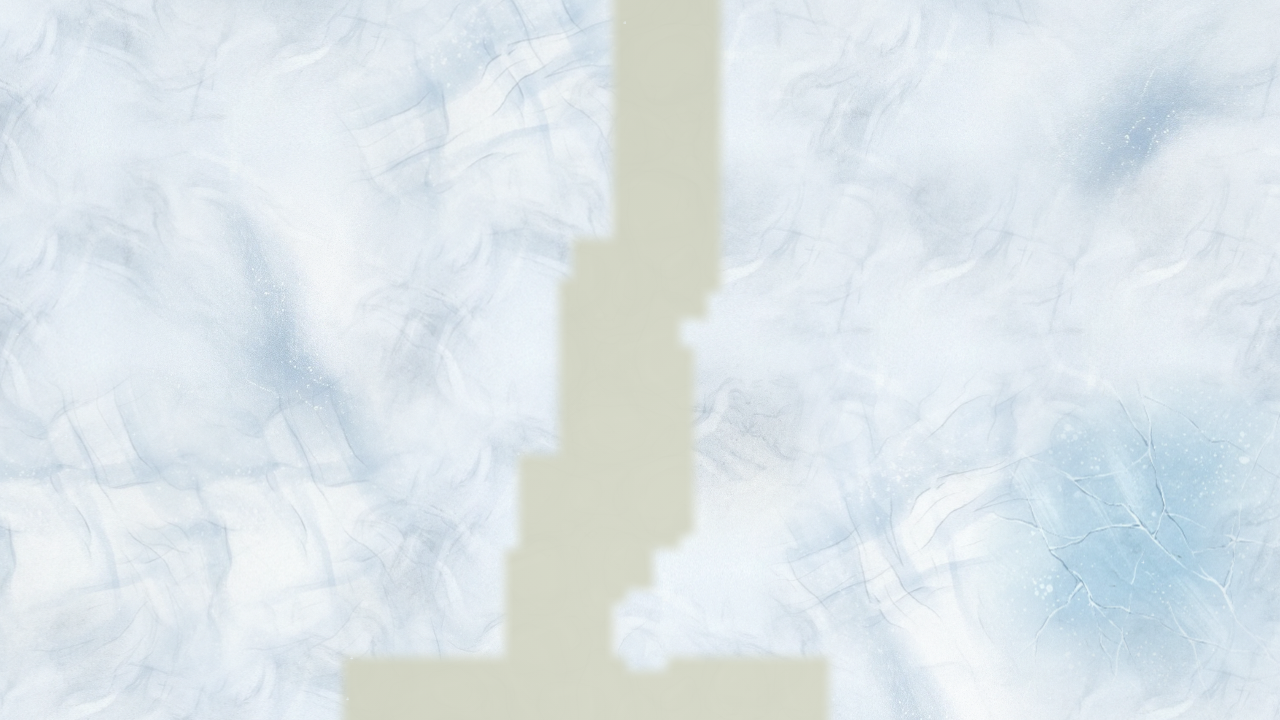
#> input picture jianghu-bot/review/v18_p5_snow_test/P11_xueshan.png, 1280 x 720 px
$ python checkTexture.py ../../review/v18_p5_snow_test/P11_xueshan.png 1.0
#> lines starting #> are read from the running program, lines starting #| are printed output that depends on the picture
#!/usr/bin/env python3
"""
scripts/v19/checkTexture.py
Mengukur standar deviasi luminansi di dalam patch 300x300 piksel di tengah petak sawah.
Syarat:
- stddev >= 4.0 (ada variasi tekstur makro, bukan flat color)
- 0 komponen gelap terhubung (L < 0.75 * median) berukuran > 1 sel^2 (tidak ada kolam air gelap).
"""
import sys, json
import numpy as np
from PIL import Image
from scipy import ndimage as ndi

def check_texture(img_path, zoom=1.4):
#> called with zoom = 1
    cell_px = 38.0 * float(zoom)
    im = Image.open(img_path).convert('RGB')
#> im is the input picture: PIL image 1280x720 RGB; mean R, G, B 220.7, 229.4, 233.6
    arr = np.asarray(im, dtype=np.float64)
    H, W, _ = arr.shape
#> H = 720; W = 1280

    # 300x300 patch at center
    cy, cx = H // 2, W // 2
#> cy = 360; cx = 640
    patch = arr[cy - 150 : cy + 150, cx - 150 : cx + 150]
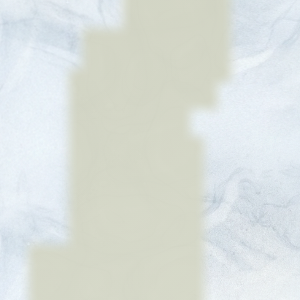
#> patch: shape (300, 300, 3) float64; mean R, G, B 218.7, 224.1, 219.9

    # Luminance L = 0.2126*R + 0.7152*G + 0.0722*B
    L = 0.2126 * patch[..., 0] + 0.7152 * patch[..., 1] + 0.0722 * patch[..., 2]
    stddev = float(np.std(L))
#> stddev = 10.47

    # Dark connected components (L < 0.75 * median)
    med = float(np.median(L))
#> med = 219.7
    dark_mask = L < 0.75 * med
#> dark_mask: shape (300, 300) bool; every value is 0
    lab, n = ndi.label(dark_mask)
#> lab: shape (300, 300) int32; every value is 0
#> n = 0
    sizes = ndi.sum(dark_mask, lab, range(1, n + 1)) if n > 0 else []
#> sizes = []

    threshold_area = cell_px * cell_px
    dark_large_components = int(sum(1 for s in sizes if s > threshold_area))
#> dark_large_components = 0
    max_dark_area_cells = float(max(sizes) / threshold_area) if len(sizes) > 0 else 0.0
#> max_dark_area_cells = 0

    passed = (stddev >= 4.0) and (dark_large_components == 0)
#> passed = True

    return {
        "file": img_path,
        "stddev": round(stddev, 3),
        "median_luminance": round(med, 2),
        "dark_components_over_1cell": dark_large_components,
        "max_dark_area_cells": round(max_dark_area_cells, 4),
        "pass": passed
    }

if __name__ == '__main__':
    if len(sys.argv) < 2:
        print("Usage: python checkTexture.py <image_path> [zoom=1.4]")
        sys.exit(1)
    p = sys.argv[1]
    z = float(sys.argv[2]) if len(sys.argv) > 2 else 1.4
    res = check_texture(p, z)
#> res = 6 items
    print(json.dumps(res, indent=2))
#| {
#|   "file": "../../review/v18_p5_snow_test/P11_xueshan.png",
#|   "stddev": 10.469,
#|   "median_luminance": 219.73,
#|   "dark_components_over_1cell": 0,
#|   "max_dark_area_cells": 0.0,
#|   "pass": true
#| }
    sys.exit(0 if res["pass"] else 1)
#> (the program exits here)
